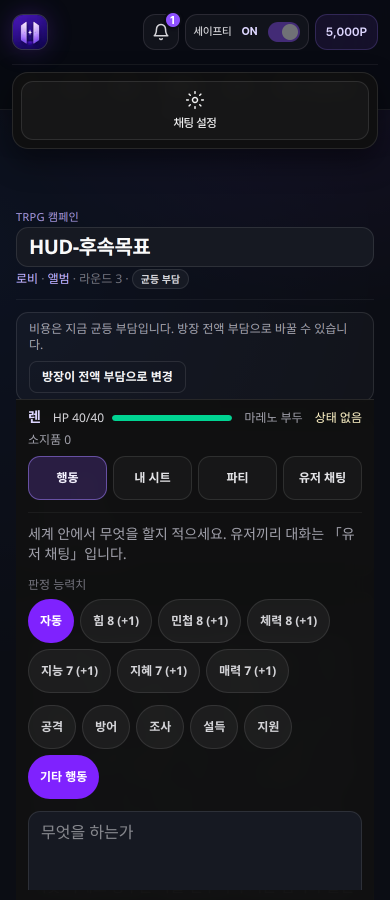
#> input picture before/followup-open-mobile.png, 780 x 1800 px, given in place of new-valid12000-390-full.png, which was not available (shown at 1/2 size)
$ python e43f-compose.py out.png
#> lines starting #> are read from the running program, lines starting #| are printed output that depends on the picture; pictures that were not available may be replaced by others from this repository, and a replacement may not be noted
import os, sys, json
from PIL import Image, ImageDraw, ImageFont

SRC = "/opt/cursor/artifacts/e43f"
DST = sys.argv[1]
os.makedirs(f"{DST}/compare", exist_ok=True)
FONT = ImageFont.truetype("/usr/share/fonts/truetype/dejavu/DejaVuSans-Bold.ttf", 28)
LABELS = {"before": "BEFORE (main d981d1c0)", "a": "A  Quiet Creator Studio", "b": "B  Guided Creator Studio"}
BG = (11, 13, 22)
SMALL = ImageFont.truetype("/usr/share/fonts/truetype/wqy/wqy-microhei.ttc", 22)


def load(variant, name, scale):
#> called with variant = 'before', name = 'new-valid12000-390-full', scale = 0.5
    folder = f"final-{variant}" if name.startswith("limit-") else variant
    im = Image.open(f"{SRC}/{folder}/{name}.png").convert("RGB")
#> im is the input picture: PIL image 780x1800 RGB; mean R, G, B 24.1, 24.4, 33
    if scale != 1:
        im = im.resize((round(im.width * scale), round(im.height * scale)), Image.LANCZOS)
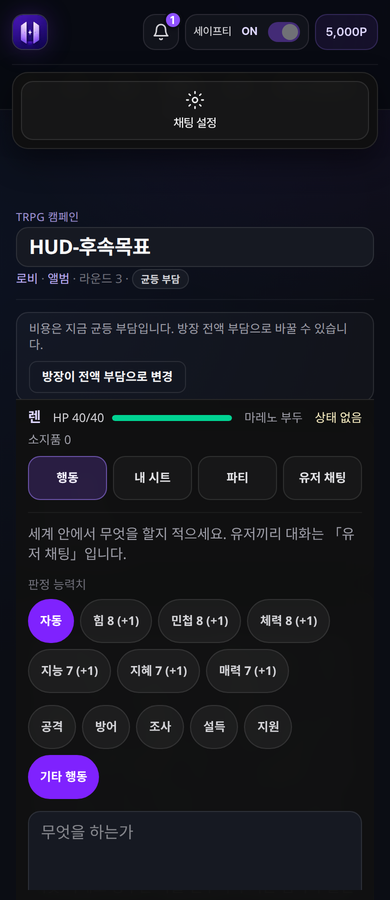
#> im: PIL image 390x900 RGB; mean R, G, B 24, 24.4, 33
    return im


def compare(out, name, scale=1.0, variants=("before", "a", "b"), maxh=None):
    ims = [(v, load(v, name, scale)) for v in variants]
#> call 2 of load, with variant = 'a', name = 'new-valid12000-390-full', scale = 0.5
#> in load (call 2), `folder = f"final-{variant}" if name.startswith("limit-") else variant`: folder = 'a'
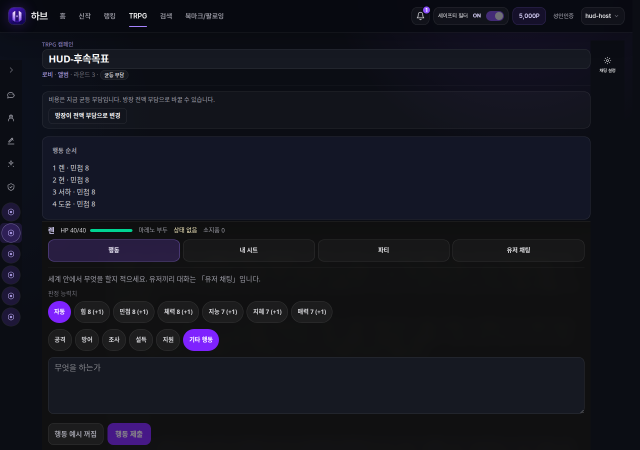
#> input picture before/followup-pc.png, 1280 x 900 px, given in place of new-valid12000-390-full.png, which was not available (shown at 1/2 size)
#> in load, im is the input picture: PIL image 1280x900 RGB; mean R, G, B 20.1, 21.1, 30.1
#> in load (call 2), `im = im.resize((round(im.width * scale), round(im.height * scale)), Im..`:
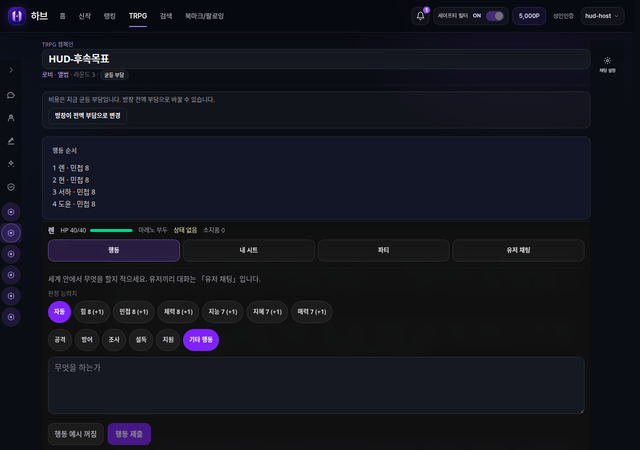
#> im: PIL image 640x450 RGB; mean R, G, B 20.1, 21.1, 30.1
#> ims = 3 items
    if maxh:
        ims = [(v, im.crop((0, 0, im.width, min(im.height, maxh)))) for v, im in ims]
    gap, head = 24, 56
    w = sum(im.width for _, im in ims) + gap * (len(ims) + 1)
#> w = 1766
    h = max(im.height for _, im in ims) + head + gap
#> h = 980
    canvas = Image.new("RGB", (w, h), BG)
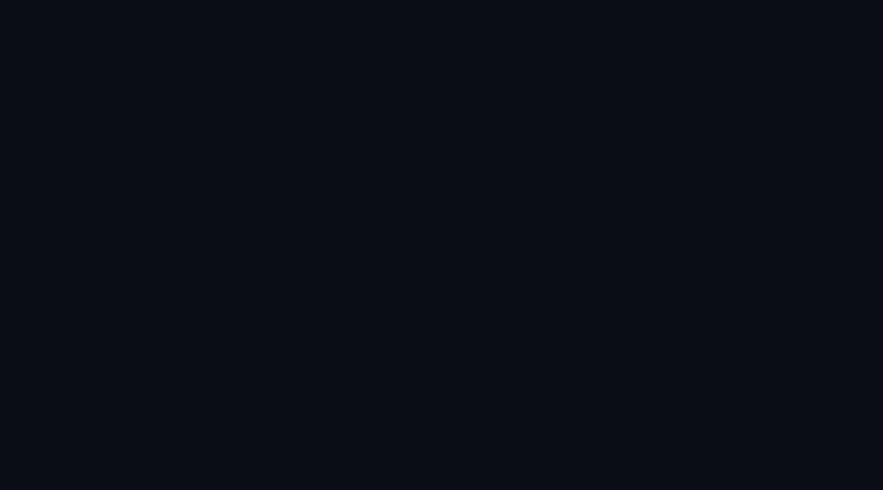
#> canvas: PIL image 1766x980 RGB (shown at 1/2 size); mean R, G, B 11, 13, 22
    d = ImageDraw.Draw(canvas)
    x = gap
    for v, im in ims:
        d.text((x, 12), LABELS[v], fill=(230, 230, 240), font=FONT)
        canvas.paste(im, (x, head))
        x += im.width + gap
#> this loop made 3 passes
#> (v, x) on passes 1 to 3: ('before', 438), ('a', 1102), ('b', 1766)
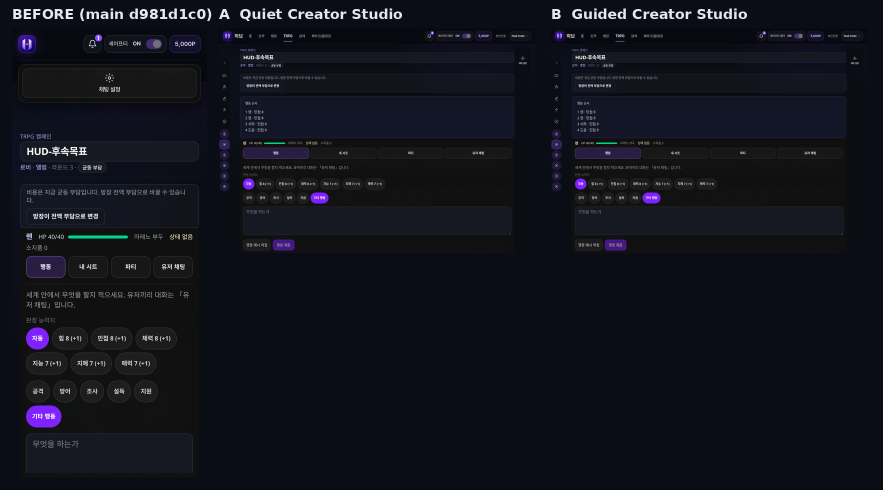
#> canvas: PIL image 1766x980 RGB (shown at 1/2 size); mean R, G, B 17.9, 19.2, 28.1
#> after the loop, x = 1766
    path = f"{DST}/compare/{out}.webp"
    canvas.save(path, "WEBP", quality=90, method=6)
    print(out, canvas.size, os.path.getsize(path) // 1024, "KB")
#| 01-create-390-full-valid12000 (1766, 980) 68 KB


def timeline(out, names, labels, variant_rows=("before", "a", "b"), scale=0.55):
    rows = []
    for v in variant_rows:
        ims = [load(v, n, scale) for n in names]
        rows.append((v, ims))
    gap, head, rowhead = 20, 44, 40
    colw = rows[0][1][0].width
    colh = rows[0][1][0].height
    w = (colw + gap) * len(names) + gap
    h = head + (colh + rowhead + gap) * len(rows) + gap
    canvas = Image.new("RGB", (w, h), BG)
    d = ImageDraw.Draw(canvas)
    for i, lab in enumerate(labels):
        d.text((gap + i * (colw + gap), 8), f"{i + 1}. {lab}", fill=(230, 230, 240), font=SMALL)
    y = head
    for v, ims in rows:
        d.text((gap, y + 4), LABELS[v], fill=(250, 204, 21), font=FONT)
        for i, im in enumerate(ims):
            canvas.paste(im, (gap + i * (colw + gap), y + rowhead))
        y += colh + rowhead + gap
    path = f"{DST}/compare/{out}.webp"
    canvas.save(path, "WEBP", quality=90, method=6)
    print(out, canvas.size, os.path.getsize(path) // 1024, "KB")


# 390 full create screen (valid, 12,000) and empty
compare("01-create-390-full-valid12000", "new-valid12000-390-full", scale=0.5)
compare("02-create-390-full-empty", "new-empty-390-full", scale=0.5)
#> (the run stopped early here; a loop or call above may not have finished)
